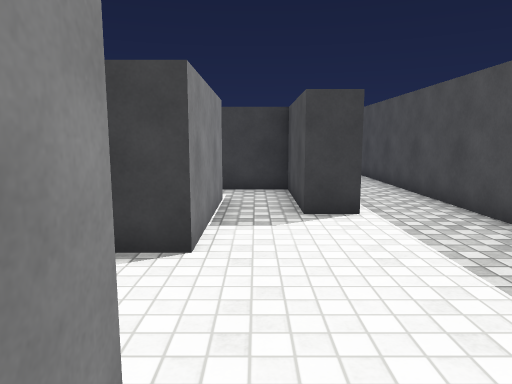
view 1 (above)

24 first-person views from a walk through a Unity game level. The camera is 1.3 m above the floor, tilts 8° down and sees 70° across. The floor is counted in squares, 1 m on a side. Each view is taken from the middle of a square. On the plan, view 1 faces up. The plan holds only what a view shows up to about 15 squares ahead; the rest is blank. The player character is not drawn. Surface patterns are stand-ins for the level's own textures.

view 2
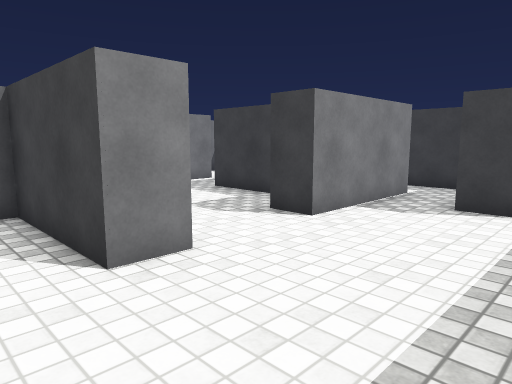

view 3
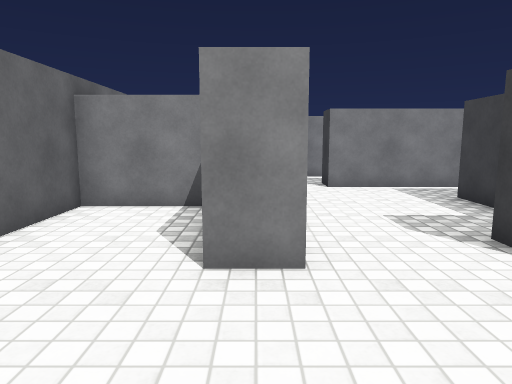

view 4
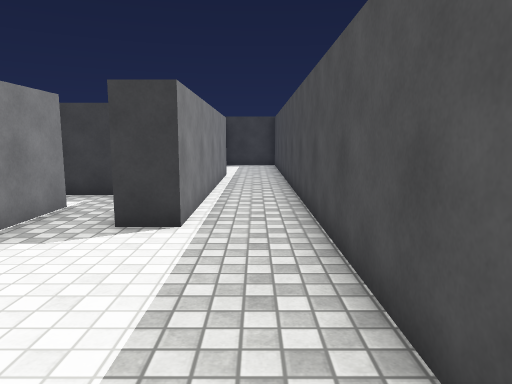

view 5
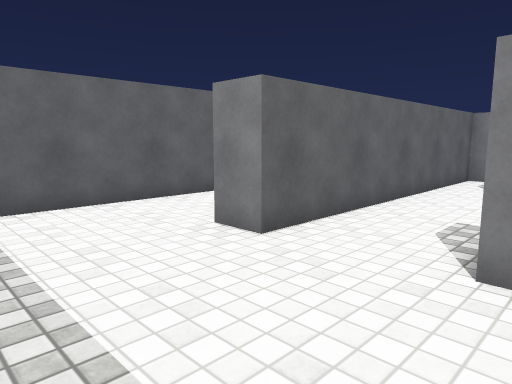

view 6
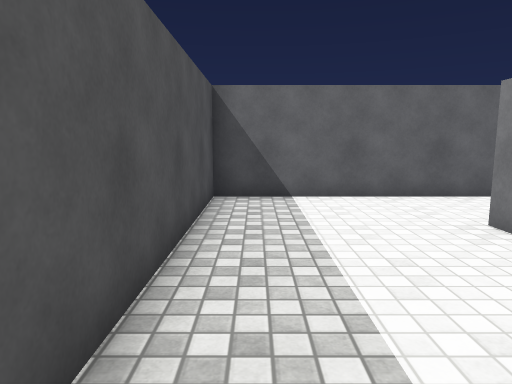

view 7
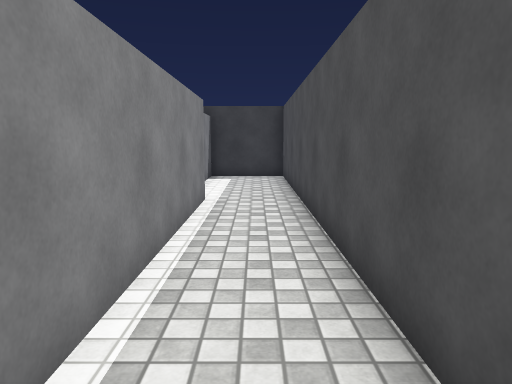

view 8
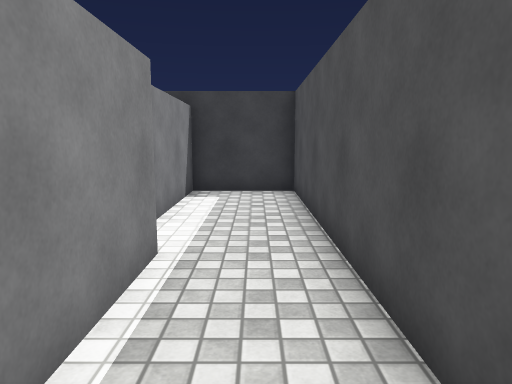

view 9
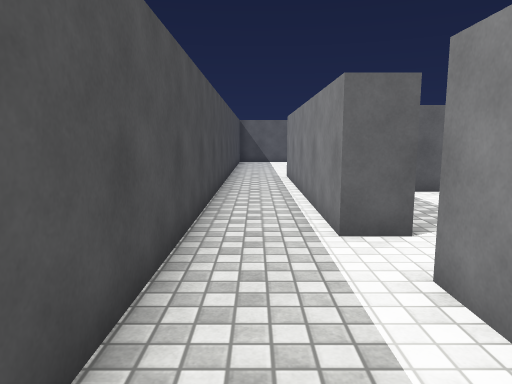

view 10
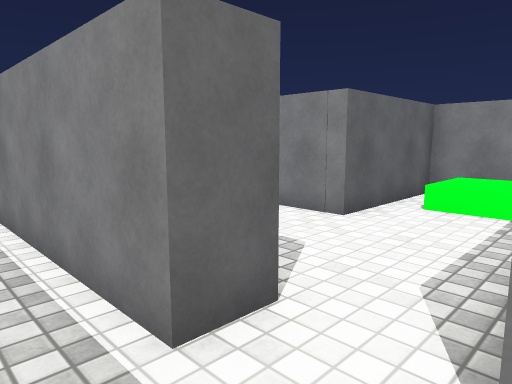

view 11
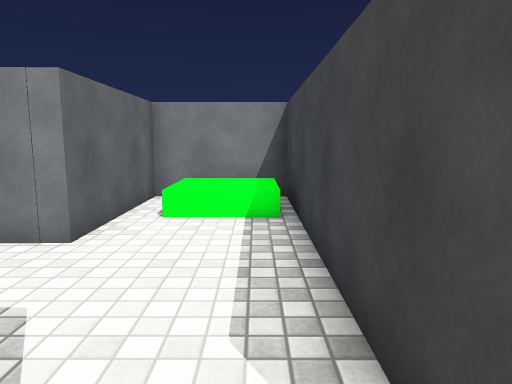

view 12
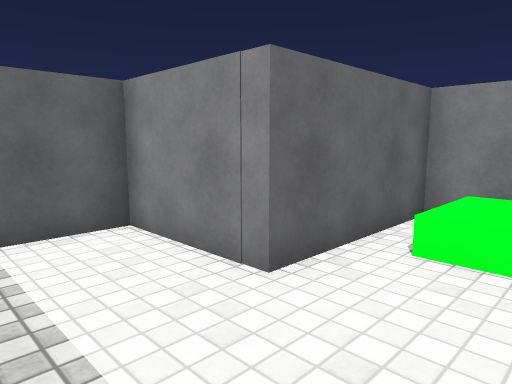

view 13
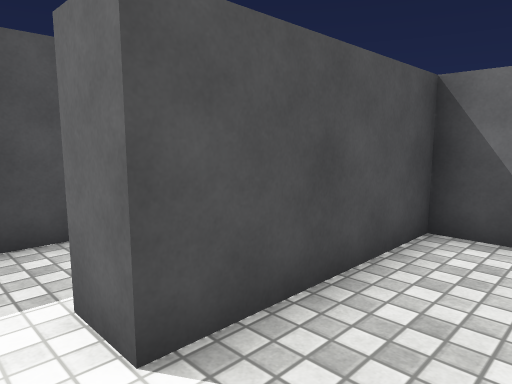

view 14
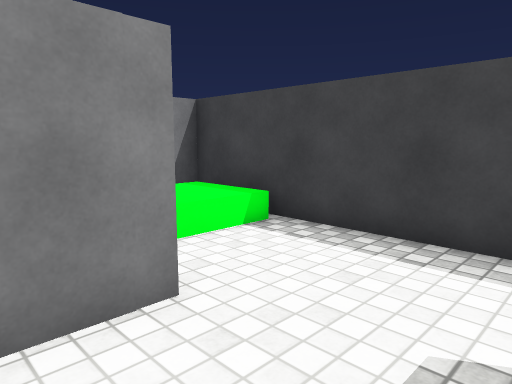

view 15
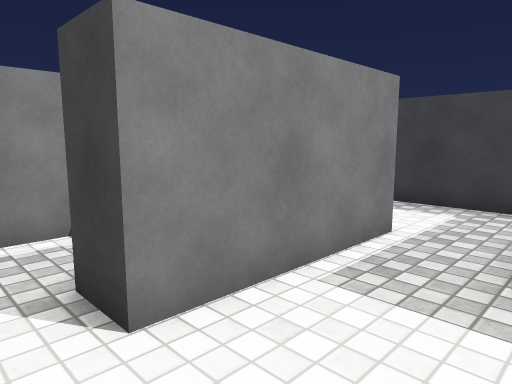

view 16
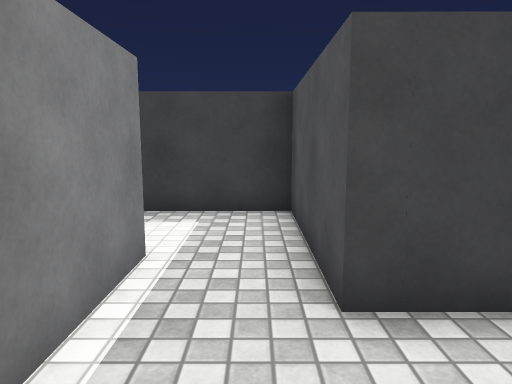

view 17
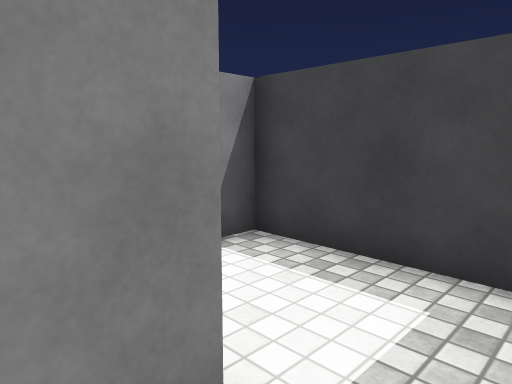

view 18
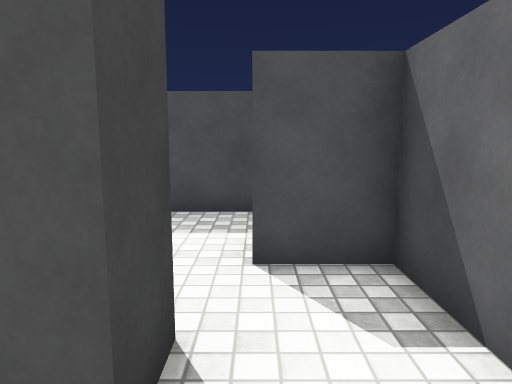

view 19
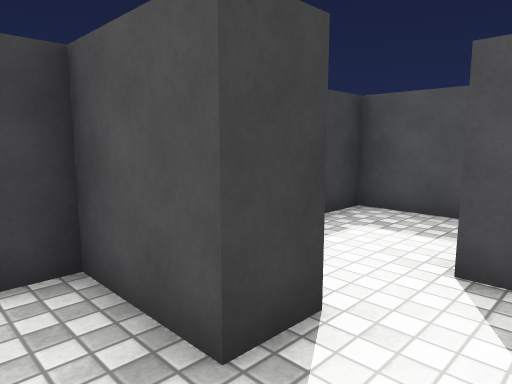

view 20
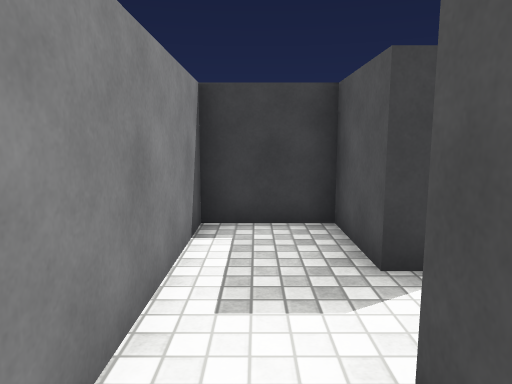

view 21
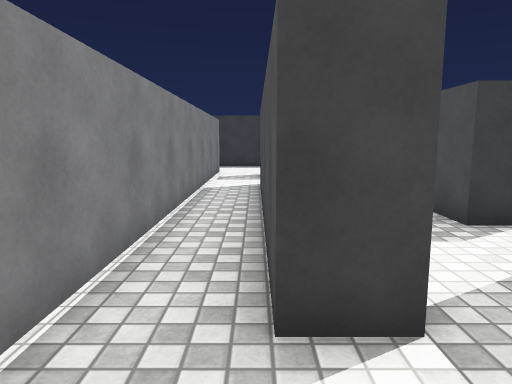

view 22
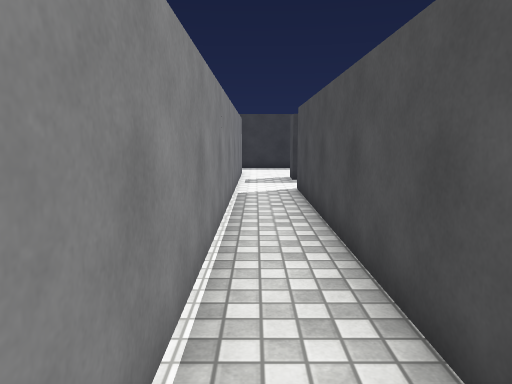

view 23
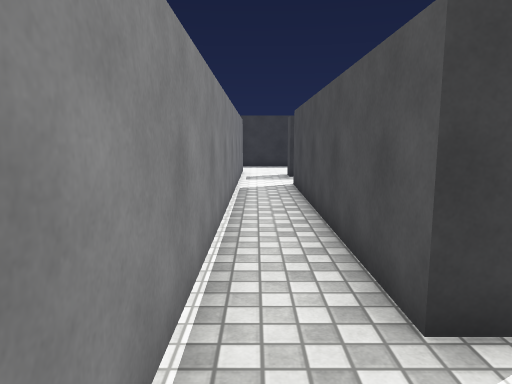

view 24
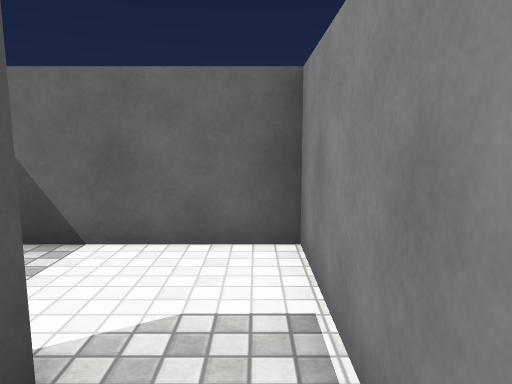

### Floor plan
Ten units are one square. View 1 is at (0, 0); x grows to the right and y downward. Boxes are objects, and circles mark ways between rooms. Rooms are numbered by the first view taken in them; rooms with no view inside come last. Other rooms are left out.
<svg viewBox="-161 -210 206 240">
<path fill="none" stroke="#000" d="M-6 -65 -6 -43 -19 -43M-31 -56 -53 -56M-66 -15 -6 -15 -6 -5 -42 -5 -42 25 40 25 40 -155M-73 -54 -73 -30M19 -151 19 -64 9 -64M9 -151 19 -151M40 -155 40 -205 13 -205 13 -167M13 -167 -65 -167 -65 -136 -25 -136 -25 -107 9 -107 9 -151M-73 -71 -73 -54M-53 -56 -53 -97 -65 -97M-96 -75 -107 -75 -107 -97 -129 -97 -129 -51M-128 -43 -139 -43 -139 -130M-113 -49 -113 -56M-156 -144 -156 -15 -120 -15M-65 -97 -97 -97 -97 -90M-100 -55 -83 -55 -83 -71M-103 -38 -103 -15 -66 -15M-73 -30 -84 -30"/>
<rect x="-65" y="-165" width="30" height="20" fill="#bbb"><title>green cube</title></rect>
<circle cx="30" cy="-150" r="3" fill="#2a7"/>
<circle cx="-60" cy="-65" r="3" fill="#2a7"/>
<circle cx="-75" cy="-20" r="3" fill="#2a7"/>
<circle cx="10" cy="-160" r="3" fill="#2a7"/>
<circle cx="-75" cy="-85" r="3" fill="#2a7"/>
<circle cx="-120" cy="-50" r="3" fill="#2a7"/>
<circle cx="-105" cy="-65" r="3" fill="#2a7"/>
<text x="0" y="-30">1</text>
<text x="20" y="-180">2</text>
<text x="-20" y="-150">3</text>
<text x="-60" y="-80">4</text>
<text x="-110" y="-70">5</text>
<text x="-150" y="-70">6</text>
<text x="-80" y="-80">7</text>
<text x="-90" y="-30">8</text>
</svg>
Room 1 opens to room 2. Room 1 opens to room 4. Room 1 opens to room 8. Room 2 opens to room 3. Room 4 opens to room 7. Room 5 opens to room 6. Room 5 opens to room 7.

Where each view was taken, in squares from view 1:
view 1: 0 up, 0 right, facing up
view 2: 1 down, 3 right, facing up-left
view 3: 1 up, 3 right, facing left
view 4: 1 up, 3 right, facing up
view 5: 5 up, 3 right, facing down-left
view 6: 6 up, 3 right, facing down
view 7: 7 up, 3 right, facing up
view 8: 11 up, 3 right, facing up
view 9: 20 up, 3 right, facing down
view 10: 17 up, 3 right, facing down-left
view 11: 16 up, 2 right, facing left
view 12: 16 up, 0 right, facing down-left
view 13: 16 up, 1 left, facing down-right
view 14: 12 up, 0 right, facing up-left
view 15: 2 up, 5 left, facing up-left
view 16: 3 up, 6 left, facing up
view 17: 6 up, 6 left, facing up-left
view 18: 7 up, 12 left, facing right
view 19: 6 up, 12 left, facing up-right
view 20: 4 up, 12 left, facing up
view 21: 2 up, 14 left, facing up
view 22: 3 up, 15 left, facing up
view 23: 2 up, 15 left, facing up
view 24: 6 up, 15 left, facing down
